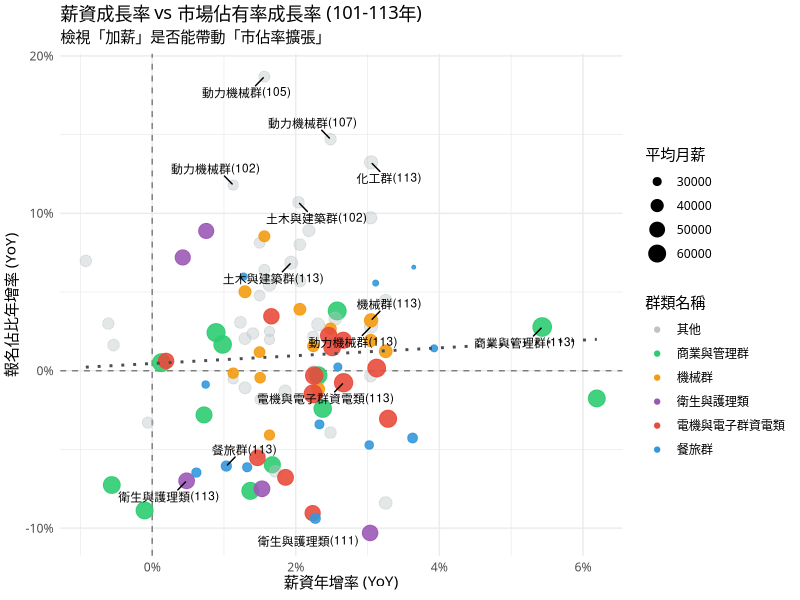

Write R code to recreate this figure.
# scripts/3-3_proportion.R
#
# 目的：執行 3.3 節分析 - 科系選擇偏好與薪資關聯分析 (Market Share Analysis)
# -----------------------------------------------------------------------------

# 1. 載入必要套件
library(readr)
library(dplyr)
library(tidyr)
library(ggplot2)
library(scales)
library(ggrepel)

dir.create("output/figures", showWarnings = FALSE, recursive = TRUE)
cat("--- 步驟 1：套件載入成功 ---\n")

# 2. 載入原始資料
salary_data <- read_csv("data/salary_data_100_113.csv", show_col_types = FALSE)
registration_data <- read_csv("data/tcte_registration_100_114.csv", show_col_types = FALSE)

cat("--- 步驟 2：原始資料載入成功 ---\n")

# 3. 資料前處理：計算科系佔比 (Market Share)
registration_long <- registration_data %>%
    pivot_longer(
        cols = matches("^\\d{3}學年度$"),
        names_to = "學年度_str",
        values_to = "報名人數"
    ) %>%
    mutate(年度 = as.numeric(gsub("學年度", "", 學年度_str))) %>%
    filter(!is.na(報名人數), 群類代號 != "All", between(年度, 100, 113)) %>%
    select(群類名稱, 年度, 報名人數)

registration_proportion <- registration_long %>%
    group_by(年度) %>%
    mutate(
        當年度總報名人數 = sum(報名人數),
        報名佔比 = 報名人數 / 當年度總報名人數,
        報名佔比百分比 = 報名佔比 * 100
    ) %>%
    ungroup()

cat("--- 步驟 3：科系佔比計算完成 ---\n")

# 4. 建立對應表並合併薪資資料
mapping_table <- tribble(
    ~行業別, ~群類名稱,
    "住宿及餐飲業", "餐旅群",
    "出版影音及資通訊業", "電機與電子群資電類",
    "金融及保險業", "商業與管理群",
    "製造業", "機械群",
    "製造業", "動力機械群",
    "營建工程業", "土木與建築群",
    "醫療保健及社會工作服務業", "衛生與護理類",
    "藝術、娛樂及休閒服務業", "藝術群影視類",
    "製造業", "化工群",
)

industry_salary <- salary_data %>%
    filter(類別 == "經常性薪資", 業別 != "工業及服務業總計", between(年度, 100, 113)) %>%
    select(行業別 = 業別, 年度, 總薪資 = 值)

analysis_data <- registration_proportion %>%
    inner_join(mapping_table, by = "群類名稱", relationship = "many-to-many") %>%
    inner_join(industry_salary, by = c("行業別", "年度")) %>%
    arrange(群類名稱, 年度) %>%
    group_by(群類名稱) %>%
    mutate(
        佔比年增率 = (報名佔比 - lag(報名佔比)) / lag(報名佔比),
        薪資年增率 = (總薪資 - lag(總薪資)) / lag(總薪資)
    ) %>%
    ungroup() %>%
    filter(!is.na(佔比年增率))

cat("--- 步驟 4：資料合併與成長率計算完成 ---\n")

# 5. 視覺化分析
key_groups <- c("電機與電子群資電類", "衛生與護理類", "機械群", "商業與管理群", "餐旅群")

# 5.1 科系佔比趨勢圖 (Line Chart) - 註解掉未使用
# ggsave("output/figures/market_share_trends_line.png", p1, width = 10, height = 6, dpi = 300)

# 5.2 薪資成長率 vs 佔比成長率 散佈圖 (四象限分析)
plot_data_scatter <- analysis_data %>%
    mutate(
        Highlight = ifelse(群類名稱 %in% key_groups, 群類名稱, "其他"),
        Alpha = ifelse(群類名稱 %in% key_groups, 0.9, 0.4),
        Quadrant = case_when(
            薪資年增率 > 0 & 佔比年增率 > 0 ~ "Q1: 雙贏 (薪資漲/佔比增)",
            薪資年增率 <= 0 & 佔比年增率 > 0 ~ "Q2: 高CP值 (薪資平/佔比增)",
            薪資年增率 <= 0 & 佔比年增率 <= 0 ~ "Q3: 雙輸 (薪資平/佔比減)",
            薪資年增率 > 0 & 佔比年增率 <= 0 ~ "Q4: 錯失良機 (薪資漲/佔比減)"
        )
    )

p2 <- ggplot(plot_data_scatter, aes(x = 薪資年增率, y = 佔比年增率)) +
    geom_hline(yintercept = 0, linetype = "dashed", color = "gray50") +
    geom_vline(xintercept = 0, linetype = "dashed", color = "gray50") +
    geom_point(aes(color = Highlight, alpha = Alpha, size = 總薪資)) +
    geom_smooth(method = "lm", se = FALSE, color = "gray30", linetype = "dotted", alpha = 0.5) +
    geom_text_repel(
        data = subset(plot_data_scatter, 年度 == 113 | abs(佔比年增率) > 0.1 | abs(薪資年增率) > 0.1),
        aes(label = paste0(群類名稱, "(", 年度, ")")),
        size = 3,
        max.overlaps = 50,
        box.padding = 0.5,
        force = 2
    ) +
    scale_color_manual(values = c(
        "電機與電子群資電類" = "#E74C3C", # 紅
        "衛生與護理類" = "#9B59B6", # 紫
        "機械群" = "#F39C12", # 橘
        "商業與管理群" = "#2ECC71", # 綠
        "餐旅群" = "#3498DB", # 藍
        "其他" = "#BDC3C7" # 灰
    )) +
    scale_alpha_identity() +
    scale_x_continuous(labels = percent) +
    scale_y_continuous(labels = percent) +
    labs(
        title = "薪資成長率 vs 市場佔有率成長率 (101-113年)",
        subtitle = "檢視「加薪」是否能帶動「市佔率擴張」",
        x = "薪資年增率 (YoY)",
        y = "報名佔比年增率 (YoY)",
        color = "群類名稱",
        size = "平均月薪"
    ) +
    theme_minimal(base_family = "Microsoft JhengHei") +
    theme(legend.position = "right")

# 修改檔名以符合章節
ggsave("output/figures/3_3_salary_vs_share_growth.png", p2, width = 10, height = 6, dpi = 300)
cat("已儲存: output/figures/3_3_salary_vs_share_growth.png\n")

cat("--- 步驟 5：圖表已輸出至 output/figures/ ---\n")

# 6. 統計模型分析
# 靜態模型：使用所有年度資料，檢視長期平均關係
model_static <- lm(報名佔比 ~ 總薪資, data = analysis_data)
# 動態模型：使用所有年度成長率資料
model_dynamic <- lm(佔比年增率 ~ 薪資年增率, data = analysis_data)

output_file <- "output/proportion_regression_results.txt"
sink(output_file)
cat("======================================================\n")
cat("分析報告：科系報名佔比與薪資之關聯分析 (100-113年)\n")
cat("======================================================\n\n")
cat("1. 靜態模型 (Model Static)\n")
cat("說明：檢視「絕對薪資」與「報名佔比」的關係\n")
print(summary(model_static))
cat("\n------------------------------------------------------\n\n")
cat("2. 動態模型 (Model Dynamic)\n")
cat("說明：檢視「薪資年增率」與「佔比年增率」的關係\n")
print(summary(model_dynamic))
cat("\n------------------------------------------------------\n\n")
cat("3. 資料摘要 (前 10 筆)\n")
print(head(analysis_data, 10))
sink()

cat("--- 步驟 6：統計分析完成，結果已儲存至", output_file, "---\n")
